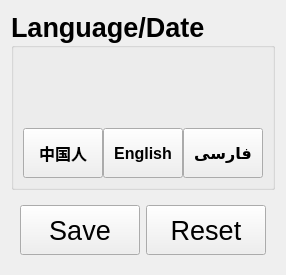
                       <widget class="QWidget" name="item5Page">
                        <layout class="QVBoxLayout" name="verticalLayout_20">
                         <item alignment="Qt::AlignTop">
                          <widget class="QGroupBox" name="groupBox_2">
                           <property name="font">
                            <font>
                             <pointsize>20</pointsize>
                             <weight>75</weight>
                             <bold>true</bold>
                            </font>
                           </property>
                           <property name="title">
                            <string>Language/Date</string>
                           </property>
                           <layout class="QHBoxLayout" name="horizontalLayout_27">
                            <property name="spacing">
                             <number>0</number>
                            </property>
                            <property name="topMargin">
                             <number>80</number>
                            </property>
                            <item>
                             <widget class="QPushButton" name="chineseLangBtn">
                              <property name="sizePolicy">
                               <sizepolicy hsizetype="Preferred" vsizetype="Preferred">
                                <horstretch>0</horstretch>
                                <verstretch>0</verstretch>
                               </sizepolicy>
                              </property>
                              <property name="font">
                               <font>
                                <pointsize>12</pointsize>
                                <weight>75</weight>
                                <bold>true</bold>
                               </font>
                              </property>
                              <property name="cursor">
                               <cursorShape>PointingHandCursor</cursorShape>
                              </property>
                              <property name="text">
                               <string>中国人</string>
                              </property>
                              <property name="iconSize">
                               <size>
                                <width>50</width>
                                <height>50</height>
                               </size>
                              </property>
                             </widget>
                            </item>
                            <item>
                             <widget class="QPushButton" name="englishLangBtn">
                              <property name="sizePolicy">
                               <sizepolicy hsizetype="Preferred" vsizetype="Preferred">
                                <horstretch>0</horstretch>
                                <verstretch>0</verstretch>
                               </sizepolicy>
                              </property>
                              <property name="minimumSize">
                               <size>
                                <width>0</width>
                                <height>50</height>
                               </size>
                              </property>
                              <property name="font">
                               <font>
                                <pointsize>12</pointsize>
                                <weight>75</weight>
                                <bold>true</bold>
                               </font>
                              </property>
                              <property name="cursor">
                               <cursorShape>PointingHandCursor</cursorShape>
                              </property>
                              <property name="text">
                               <string>English</string>
                              </property>
                              <property name="icon">
                               <iconset resource="QSS/QSS_Resources.qrc">
                                <normaloff>:/icons/Icons/check.png</normaloff>:/icons/Icons/check.png</iconset>
                              </property>
                              <property name="iconSize">
                               <size>
                                <width>50</width>
                                <height>50</height>
                               </size>
                              </property>
                              <property name="checked">
                               <bool>false</bool>
                              </property>
                             </widget>
                            </item>
                            <item>
                             <widget class="QPushButton" name="persianLangBtn">
                              <property name="sizePolicy">
                               <sizepolicy hsizetype="Preferred" vsizetype="Preferred">
                                <horstretch>0</horstretch>
                                <verstretch>0</verstretch>
                               </sizepolicy>
                              </property>
                              <property name="font">
                               <font>
                                <pointsize>12</pointsize>
                                <weight>75</weight>
                                <bold>true</bold>
                               </font>
                              </property>
                              <property name="cursor">
                               <cursorShape>PointingHandCursor</cursorShape>
                              </property>
                              <property name="text">
                               <string>فارسی</string>
                              </property>
                              <property name="iconSize">
                               <size>
                                <width>50</width>
                                <height>50</height>
                               </size>
                              </property>
                             </widget>
                            </item>
                           </layout>
                          </widget>
                         </item>
                         <item alignment="Qt::AlignBottom">
                          <widget class="QWidget" name="widget_21" native="true">
                           <property name="sizePolicy">
                            <sizepolicy hsizetype="Expanding" vsizetype="Expanding">
                             <horstretch>0</horstretch>
                             <verstretch>0</verstretch>
                            </sizepolicy>
                           </property>
                           <layout class="QHBoxLayout" name="horizontalLayout_14">
                            <item>
                             <widget class="QPushButton" name="pushButton_17">
                              <property name="sizePolicy">
                               <sizepolicy hsizetype="Preferred" vsizetype="Preferred">
                                <horstretch>0</horstretch>
                                <verstretch>0</verstretch>
                               </sizepolicy>
                              </property>
                              <property name="minimumSize">
                               <size>
                                <width>0</width>
                                <height>50</height>
                               </size>
                              </property>
                              <property name="font">
                               <font>
                                <pointsize>20</pointsize>
                               </font>
                              </property>
                              <property name="cursor">
                               <cursorShape>PointingHandCursor</cursorShape>
                              </property>
                              <property name="text">
                               <string>Save</string>
                              </property>
                              <property name="icon">
                               <iconset resource="QSS/QSS_Resources.qrc">
                                <normaloff>:/icons/Icons/save.png</normaloff>:/icons/Icons/save.png</iconset>
                              </property>
                              <property name="iconSize">
                               <size>
                                <width>50</width>
                                <height>50</height>
                               </size>
                              </property>
                             </widget>
                            </item>
                            <item>
                             <widget class="QPushButton" name="pushButton_16">
                              <property name="sizePolicy">
                               <sizepolicy hsizetype="Preferred" vsizetype="Preferred">
                                <horstretch>0</horstretch>
                                <verstretch>0</verstretch>
                               </sizepolicy>
                              </property>
                              <property name="minimumSize">
                               <size>
                                <width>0</width>
                                <height>50</height>
                               </size>
                              </property>
                              <property name="font">
                               <font>
                                <pointsize>20</pointsize>
                               </font>
                              </property>
                              <property name="cursor">
                               <cursorShape>PointingHandCursor</cursorShape>
                              </property>
                              <property name="text">
                               <string>Reset</string>
                              </property>
                              <property name="icon">
                               <iconset resource="QSS/QSS_Resources.qrc">
                                <normaloff>:/icons/Icons/refresh-ccw.png</normaloff>:/icons/Icons/refresh-ccw.png</iconset>
                              </property>
                              <property name="iconSize">
                               <size>
                                <width>50</width>
                                <height>50</height>
                               </size>
                              </property>
                             </widget>
                            </item>
                           </layout>
                          </widget>
                         </item>
                        </layout>
                       </widget>
